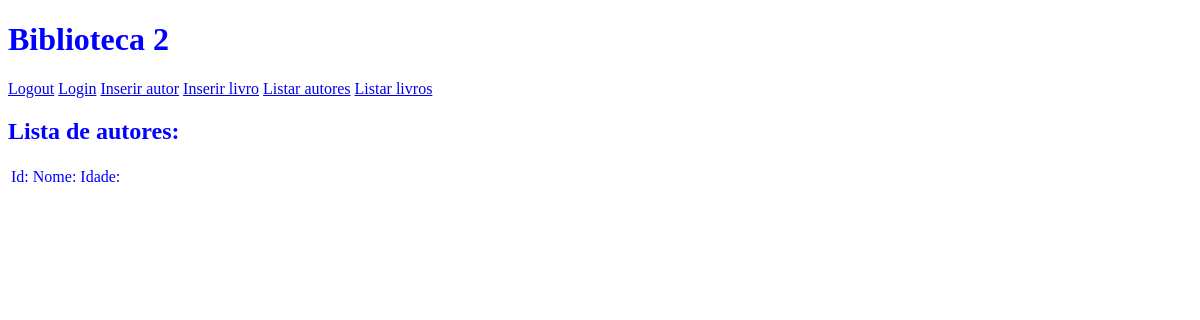
Page /listarautores/ on the earlier database version.
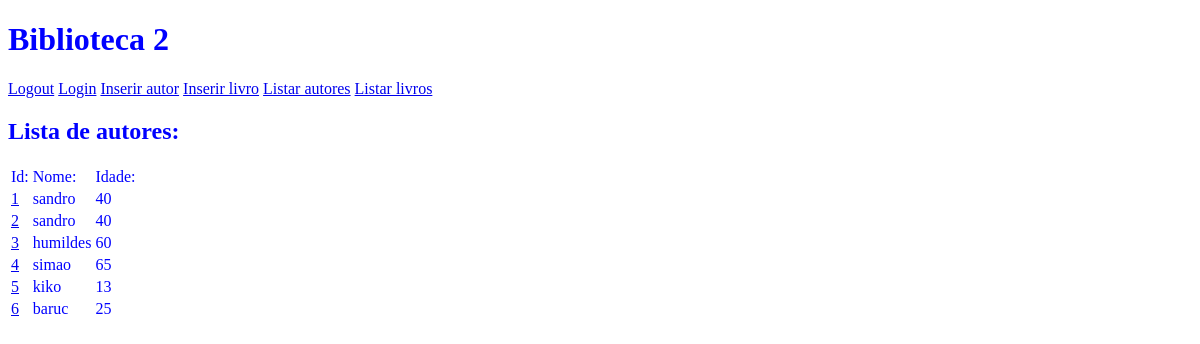
Same page on the later database version.
### biblioteca/models.py (models this page shows, shortened)
class Autor(models.Model):
    nome = models.CharField(max_length=64)
    idade = models.IntegerField()

### biblioteca/views.py (the view)
# urls.py: path('listarautores/', views.listarautores, name="listarautores"),
def listarautores(request):
    registros = Autor.objects.all()
    return render(request, 'biblioteca/listarautores.html', {"registros": registros})

### biblioteca/templates/biblioteca/listarautores.html
{% extends 'biblioteca/layout.html' %}
{% block body %}
<h2>Lista de autores:</h2>
<table>
    <thead>
        <tr>
            <td>Id:</td>
            <td>Nome:</td>
            <td>Idade:</td>
        </tr>
    </thead>
    <tbody>
        {% for r in registros %}
        <tr>
            <td><a href="{{r.id}}">{{r.id}}</a></td>
            <td>{{r.nome}}</td>
            <td>{{r.idade}}</td>
        </tr>
        {% endfor %}
    </tbody>
</table>
{% endblock %}

### biblioteca/templates/biblioteca/layout.html (shortened to what this page needs)
{% load static %}
<!DOCTYPE html>
<html lang="pt-br">
<head>
    <link href="{% static 'biblioteca/estilo.css' %}" rel="stylesheet">
</head>
<body>
    <div>
        <header>
            <h1>Biblioteca 2</h1>
        </header>
    </div>
    <div>
        <nav>
            <a href="#">Logout</a>
            <a href="{% url 'login' %}">Login</a>
            <a href="{% url 'inserirautor' %}">Inserir autor</a>
            <a href="{% url 'inserirlivro' %}">Inserir livro</a>
            <a href="{% url 'listarautores' %}">Listar autores</a>
            <a href="{% url 'listarlivros' %}">Listar livros</a>
        </nav>
    </div>
    {% block body %}{% endblock %}
</body>
</html>

### biblioteca/static/biblioteca/estilo.css (style rules this page uses)
body { color: blue; }

Differences in the rows shown:
added Autor: id "1", nome "sandro", idade "40"
added Autor: id "2", nome "sandro", idade "40"
added Autor: id "3", nome "humildes", idade "60"
added Autor: id "4", nome "simao", idade "65"
added Autor: id "5", nome "kiko", idade "13"
added Autor: id "6", nome "baruc", idade "25"
